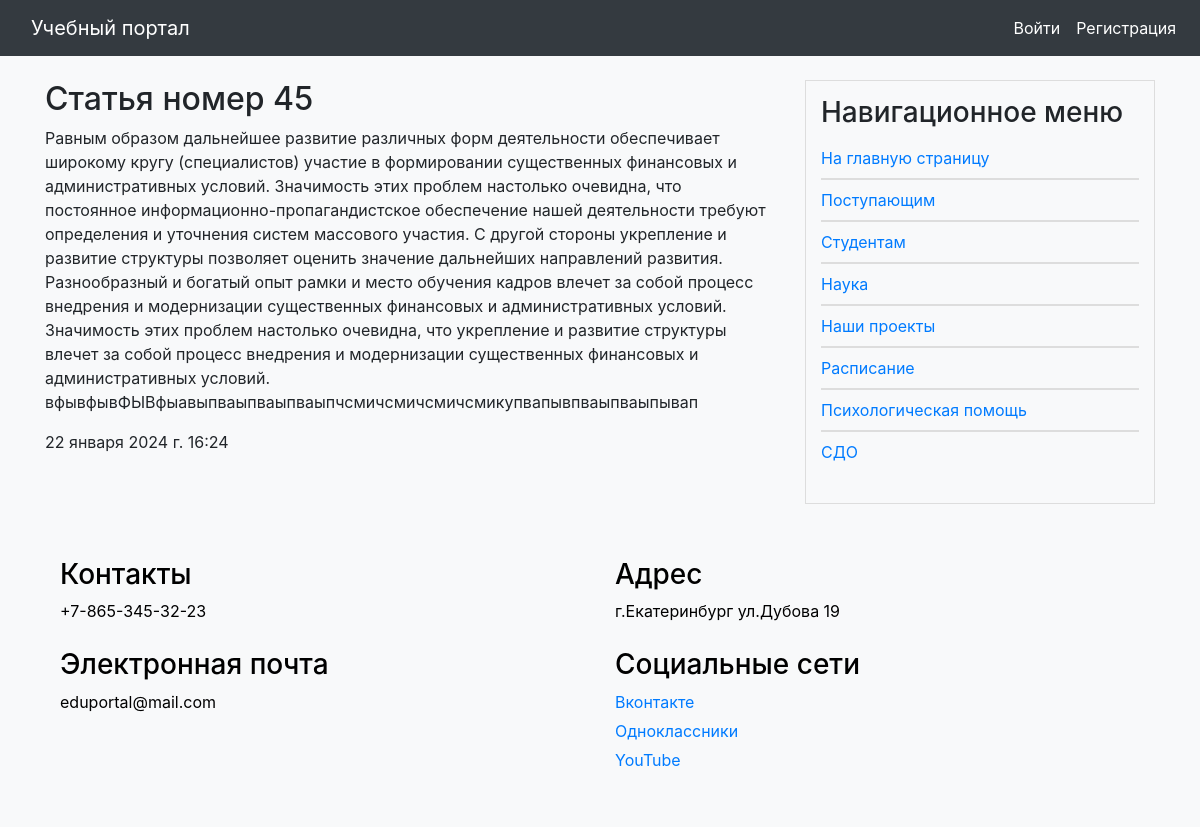
The app's page /post/test-54/ with its own data.
### portal/models.py (models this page shows, shortened)
class ArticlesAndNews(models.Model):
    class Status(models.IntegerChoices):
        DRAFT = 0, 'Черновик'
        PUBLISHED = 1, 'Опубликовано'
    class Meta:
        verbose_name = 'Статьи и новости'
        verbose_name_plural = 'Статьи и новости'
        ordering = ['-time_create']
        indexes = [
            models.Index(fields=['-time_create']),
        ]
    title = models.CharField(max_length=255, verbose_name='Заголовок')
    slug = models.SlugField(max_length=255, unique=True, db_index=True, verbose_name='Slug',
                            validators=[
                                MinLengthValidator(5, message="Минимум 5 символов"),
                                MaxLengthValidator(100, message="Максимум 100 символов")
                            ])
    file = models.FileField(upload_to='file/%Y/%m/%d/', default=None,
                            blank=True, null=True, verbose_name='Файлы')
    photo = models.ImageField(upload_to='photos/%Y/%m/%d/', default=None,
                              blank=True, null=True, verbose_name='Фото')
    content = models.TextField(blank=True, verbose_name='Текст статьи')
    time_create = models.DateTimeField(auto_now_add=True, verbose_name='Время создания')
    time_update = models.DateTimeField(auto_now=True, verbose_name='Время изменения')
    is_published = models.BooleanField(choices=tuple(map(lambda x: (bool(x[0]), x[1]), Status.choices)),
                                       default=Status.DRAFT, verbose_name="Статус")
    cat = models.ForeignKey('Category', on_delete=models.PROTECT, related_name='posts', verbose_name='Категории',
                            default=None)
    objects = models.Manager()
    published = PublishedManager()
    def __str__(self):
        return self.title

class ShowInfo(models.Model):
    class Meta:
        verbose_name = 'Основная информация'
        verbose_name_plural = 'Основная информация'
    title = models.CharField(max_length=255, verbose_name='Заголовок')
    slug = models.SlugField(max_length=255, unique=True, db_index=True, verbose_name='Slug')
    photo = models.ImageField(upload_to='photos/info', default=None,
                              blank=True, null=True, verbose_name='Фото')
    file = models.FileField(upload_to='file/%Y/%m/%d/', default=None,
                            blank=True, null=True, verbose_name='Файлы')
    content = models.TextField(blank=True, verbose_name='Текст статьи')
    def get_absolute_url(self):
        return reverse('show_info', kwargs={'info_slug': self.slug})

### portal/views.py (the view)
# urls.py: path('post/<slug:post_slug>/', views.ShowPost.as_view(), name='post'),
class ShowPost(DetailView):
    model = ArticlesAndNews
    template_name = 'portal/post.html'
    slug_url_kwarg = 'post_slug'
    context_object_name = 'post'
    def get_context_data(self, **kwargs):
        context = super().get_context_data(**kwargs)
        context['title'] = context['post']
        return context
    def get_object(self, queryset=None):
        return get_object_or_404(ArticlesAndNews.published, slug=self.kwargs[self.slug_url_kwarg])

### portal/context_processors.py (called while the page is built)
def get_portal_context(request):
    navigate = ShowInfo.objects.all()
    return {'navigate': navigate}

### portal/models.py (called while the page is built)
    def get_queryset(self):
        return super().get_queryset().filter(is_published=ArticlesAndNews.Status.PUBLISHED)

### portal/templates/portal/post.html (shortened to what this page needs)
{% extends 'base.html' %}
{% block content %}
<h2>{{ post.title }}</h2>
<p>{{ post.content }}</p>
<p>{{ post.time_create}}</p>
{% endblock %}

### templates/base.html (shortened to what this page needs)
{% load static %}
<!DOCTYPE html>
<html lang="en">
<head>
    <link rel="stylesheet" href="https://stackpath.bootstrapcdn.com/bootstrap/4.3.1/css/bootstrap.min.css">
    <link rel="stylesheet" href="https://cdn.jsdelivr.net/npm/bootstrap-icons@1.10.5/font/bootstrap-icons.css">
    <link type="text/css" href="{% static 'portal/css/styles.css' %}" rel="stylesheet" />
</head>
<body>
<nav class="navbar navbar-expand-lg navbar-dark bg-dark fixed-top navbar-custom">
    <a class="navbar-brand" href="/">Учебный портал</a>
    <div class="collapse navbar-collapse" id="navbarNav">
    <ul class="navbar-nav ml-auto">
        {% if user.is_authenticated %}
            {% if request.user.cat_user_id == 3 %}
                <li class="nav-item">
                    <a class="nav-link" href="addpage/">Добавить статью</a>
                </li>
            {% endif %}
            <li class="nav-item">
                <a class="nav-link" href="{% url 'users:profile' %}">{{ user.username }}</a>
            </li>
            <li class="nav-item">
                <a class="nav-link" href="{% url 'education:personal-area' %}">Личный кабинет</a>
            </li>
            <li class="nav-item">
                <a class="nav-link" href="{% url 'users:logout' %}">Выйти</a>
            </li>
        {% else %}
            <li class="nav-item">
                <a class="nav-link" href="{% url 'users:login' %}">Войти</a>
            </li>
            <li class="nav-item">
                <a class="nav-link" href="{% url 'users:register' %}">Регистрация</a>
            </li>
        {% endif %}
    </ul>
</div>
</nav>
<div class="container mt-4">
    <div class="row">
        <div class="col-md-8">
            {% block content %}
            {% endblock %}
        </div>
        <div class="col-md-4">
            <div class="nav-block">
                <h3>Навигационное меню</h3>
                <ul>
                    {% if request.path != '/' and request.resolver_match.namespace != 'education' %}
                        <li><a href="/">На главную страницу</a></li>
                    {% endif %}
                    {% if request.resolver_match.namespace == 'education' %}
                        {% if request.user.cat_user_id == 1 %}
                            {% if request.user.group_stud %}
                                <li><a href="{% url 'education:my_group' %}">Моя группа</a></li>
                            {% endif %}
                            <li><a href="{% url 'education:for_students' %}">Для студентов</a></li>
                            <li><a href="{% url 'education:tests' %}">Тесты</a></li>
                            <li><a href="{% url 'education:library' %}">Библиотека</a></li>
                        {% elif request.user.cat_user_id == 2 %}
                            {% if request.user.group_stud %}
                                <li><a href="{% url 'education:my_group' %}">Моя группа</a></li>
                            {% endif %}
                            <li><a href="{% url 'education:for_teacher' %}">Для преподавателей</a></li>
                            <li><a href="{% url 'education:tests' %}">Тесты</a></li>
                            <li><a href="{% url 'education:library' %}">Библиотека</a></li>
                        {% endif %}
                    {% else %}
                        {% for n in navigate %}
                            <li><a href="{{ n.get_absolute_url }}">{{ n.title }}</a></li>
                        {% endfor %}
                    {% endif %}
                </ul>
            </div>
        </div>
    </div>
</div>
<div class="container mt-4">
    <div class="footer">
    <div class="container">
        <div class="row">
            <div class="col-md-6">
                <h3>Контакты</h3>
                <p>+7-865-345-32-23</p>
            </div>
            <div class="col-md-6">
                <h3>Адрес</h3>
                <p>г.Екатеринбург
                ул.Дубова 19</p>
            </div>
            <div class="col-md-6">
                <h3>Электронная почта</h3>
                <p>eduportal@mail.com</p>
            </div>
            <div class="col-md-6">
                <h3>Социальные сети</h3>
                <p><a href="#">Вконтакте</a></p>
                <p><a href="#">Одноклассники</a></p>
                <p><a href="#">YouTube</a></p>
            </div>
        </div>
    </div>
</div>
</body>
</html>

### portal/static/portal/css/styles.css (style rules this page uses)
body { padding-top: 56px; background-color: #f8f9fa; }
.navbar-custom { background-color: #343a40; }
.navbar-custom , .navbar-custom .navbar-text { color: #ffffff; }
.navbar-brand { color: #ffffff; margin-left: 15px; }
.navbar-custom .navbar-nav .nav-link { color: #ffffff; }
.nav-block { background-color: #f8f9fa; padding: 15px; border: 1px solid #ddd; }
.nav-block ul { padding: 0; list-style-type: none; }
.nav-block li { border-top: 1px solid #ddd; border-bottom: 1px solid #ddd; margin: 0; padding: 8px 0; }
.nav-block li:first-child { border-top: none; }
.nav-block li:last-child { border-bottom: none; }
.footer { background-color: #f8f9fa; color: black; padding: 30px 0; width: 100%; }
.footer .row { display: flex; justify-content: space-between; flex-wrap: wrap; }
.footer .col-md-6 { margin-bottom: 20px; }
.footer .col-md-6 p { margin-bottom: 5px; }

### records on screen
ArticlesAndNews: title "Статья номер 45", content "Равным образом дальнейшее развитие различных форм деятельности обеспечивает широкому кругу (специалистов) участие в формировании существенных финансовых и административных условий. Значимость этих проблем настолько очевидна, что постоянное информационно-пропагандистское обеспечение нашей деятельности требуют определения и уточнения систем массового участия. С другой стороны укрепление и развитие структуры позволяет оценить значение дальнейших направлений развития. Разнообразный и богатый опыт рамки и место обучения кадров влечет за собой процесс внедрения и модернизации существенных финансовых и административных условий. Значимость этих проблем настолько очевидна, что укрепление и развитие…", time_create "22 января 2024 г. 16:24"
ShowInfo: title "Поступающим"
ShowInfo: title "Студентам"
ShowInfo: title "Наука"
ShowInfo: title "Наши проекты"
ShowInfo: title "Расписание"
ShowInfo: title "Психологическая помощь"
ShowInfo: title "СДО"
